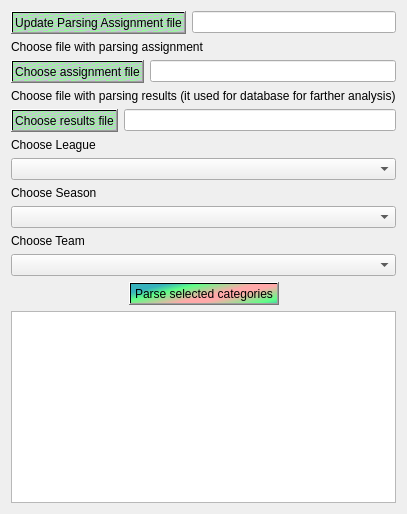
        <widget class="QWidget" name="Parsing">
         <attribute name="title">
          <string>Parsing</string>
         </attribute>
         <layout class="QVBoxLayout" name="verticalLayout_3">
          <item>
           <layout class="QVBoxLayout" name="verticalLayout">
            <item>
             <layout class="QHBoxLayout" name="horizontalLayout_12">
              <item>
               <widget class="QPushButton" name="pushButton_Update_parsing_assignment_file">
                <property name="styleSheet">
                 <string notr="true">background-color: qlineargradient(spread:repeat, x1:0.824, y1:0.960227, x2:0.892, y2:1, stop:0.170455 rgba(117, 255, 121, 182), stop:0.869318 rgba(172, 145, 201, 142));</string>
                </property>
                <property name="text">
                 <string>Update Parsing Assignment file</string>
                </property>
               </widget>
              </item>
              <item>
               <widget class="QLineEdit" name="lineEdit_league_for_parsing"/>
              </item>
             </layout>
            </item>
            <item>
             <widget class="QLabel" name="label_file_with_parcing_assignment">
              <property name="text">
               <string>Choose file with parsing assignment</string>
              </property>
             </widget>
            </item>
            <item>
             <layout class="QHBoxLayout" name="horizontalLayout_2">
              <item>
               <widget class="QPushButton" name="pushButton_choose_assignment_file">
                <property name="styleSheet">
                 <string notr="true">background-color: qlineargradient(spread:repeat, x1:0.824, y1:0.960227, x2:0.892, y2:1, stop:0.170455 rgba(117, 255, 121, 182), stop:0.869318 rgba(172, 145, 201, 142));</string>
                </property>
                <property name="text">
                 <string>Choose assignment file</string>
                </property>
               </widget>
              </item>
              <item>
               <widget class="QLineEdit" name="lineEdit_file_with_parsing_assignment">
                <property name="enabled">
                 <bool>true</bool>
                </property>
                <property name="sizePolicy">
                 <sizepolicy hsizetype="Expanding" vsizetype="Fixed">
                  <horstretch>0</horstretch>
                  <verstretch>0</verstretch>
                 </sizepolicy>
                </property>
               </widget>
              </item>
             </layout>
            </item>
            <item>
             <widget class="QLabel" name="label">
              <property name="text">
               <string>Choose file with parsing results (it used for database for farther analysis)</string>
              </property>
             </widget>
            </item>
            <item>
             <layout class="QHBoxLayout" name="horizontalLayout_3">
              <item>
               <widget class="QPushButton" name="pushButton_choose_results_file">
                <property name="styleSheet">
                 <string notr="true">background-color: qlineargradient(spread:repeat, x1:0.824, y1:0.960227, x2:0.892, y2:1, stop:0.170455 rgba(117, 255, 121, 182), stop:0.869318 rgba(172, 145, 201, 142));</string>
                </property>
                <property name="text">
                 <string>Choose results file</string>
                </property>
               </widget>
              </item>
              <item>
               <widget class="QLineEdit" name="lineEdit_file_with_parsing_results"/>
              </item>
             </layout>
            </item>
            <item>
             <widget class="QLabel" name="label_choose_league">
              <property name="text">
               <string>Choose League</string>
              </property>
             </widget>
            </item>
            <item>
             <widget class="QComboBox" name="comboBox_choose_league"/>
            </item>
            <item>
             <widget class="QLabel" name="label_choose_season">
              <property name="text">
               <string>Choose Season</string>
              </property>
             </widget>
            </item>
            <item>
             <widget class="QComboBox" name="comboBox_choose_season"/>
            </item>
            <item>
             <widget class="QLabel" name="label_choose_team">
              <property name="text">
               <string>Choose Team</string>
              </property>
             </widget>
            </item>
            <item>
             <widget class="QComboBox" name="comboBox_choose_team"/>
            </item>
            <item>
             <layout class="QHBoxLayout" name="horizontalLayout">
              <item>
               <spacer name="horizontalSpacer">
                <property name="orientation">
                 <enum>Qt::Horizontal</enum>
                </property>
                <property name="sizeHint" stdset="0">
                 <size>
                  <width>40</width>
                  <height>20</height>
                 </size>
                </property>
               </spacer>
              </item>
              <item>
               <widget class="QPushButton" name="pushButton_parse_results">
                <property name="minimumSize">
                 <size>
                  <width>150</width>
                  <height>0</height>
                 </size>
                </property>
                <property name="maximumSize">
                 <size>
                  <width>150</width>
                  <height>16777215</height>
                 </size>
                </property>
                <property name="styleSheet">
                 <string notr="true">background-color: qlineargradient(spread:reflect, x1:0.006, y1:0.142045, x2:0.671, y2:0.505682, stop:0.181818 rgba(26, 168, 181, 221), stop:0.448864 rgba(85, 255, 127, 238), stop:0.903409 rgba(255, 169, 169, 255))</string>
                </property>
                <property name="text">
                 <string>Parse selected categories</string>
                </property>
               </widget>
              </item>
              <item>
               <spacer name="horizontalSpacer_2">
                <property name="orientation">
                 <enum>Qt::Horizontal</enum>
                </property>
                <property name="sizeHint" stdset="0">
                 <size>
                  <width>40</width>
                  <height>20</height>
                 </size>
                </property>
               </spacer>
              </item>
             </layout>
            </item>
            <item>
             <widget class="QTextEdit" name="textEdit_parsing_information"/>
            </item>
           </layout>
          </item>
         </layout>
        </widget>
